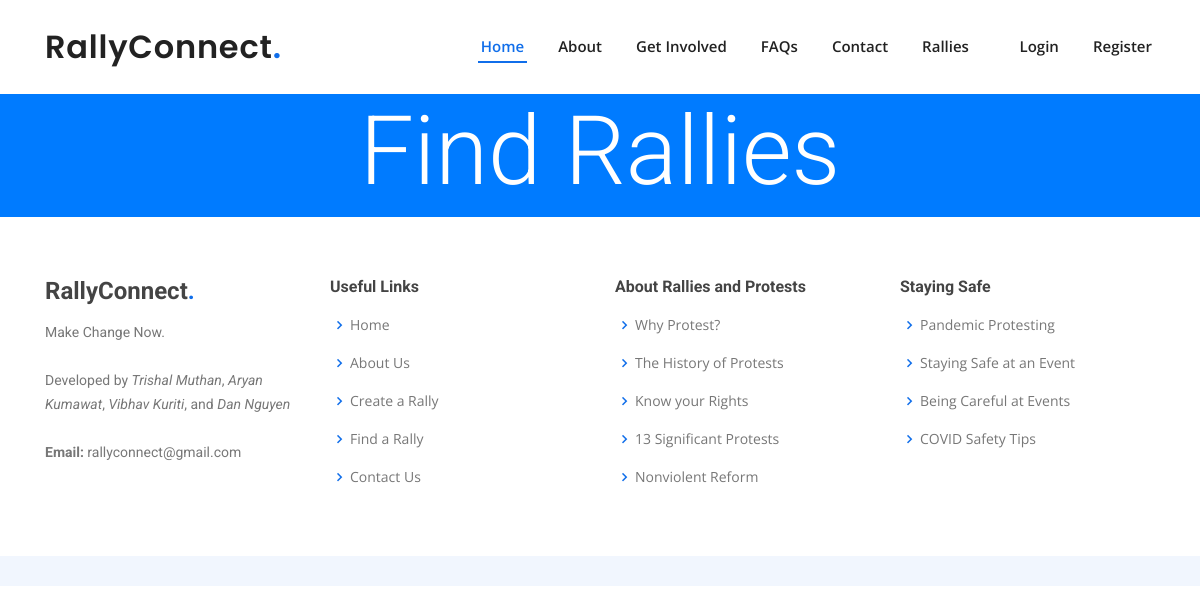
The page /protest on the database as committed earlier.
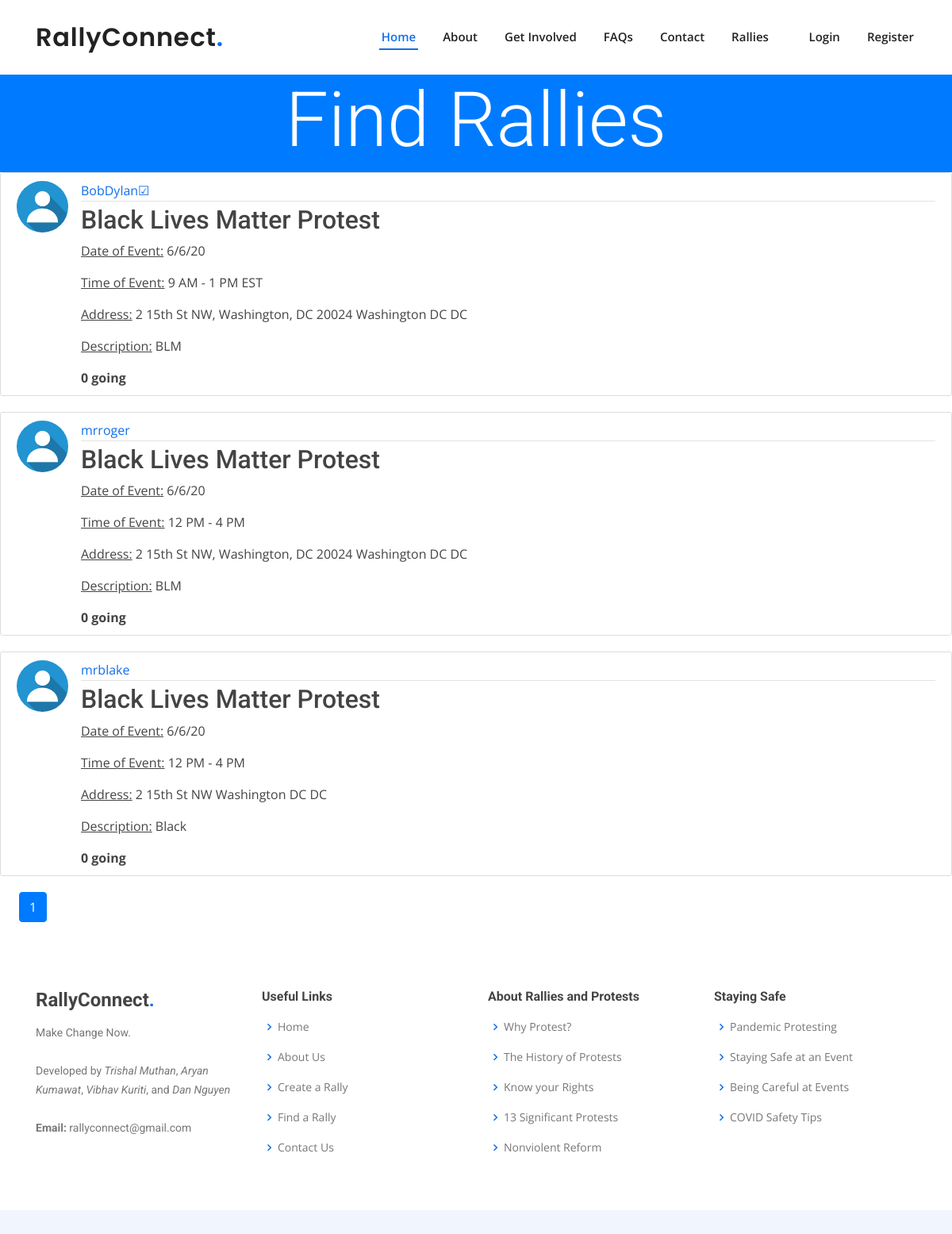
The same page on the database as committed later.
### rallyconnect/models.py (models this page shows, shortened)
class Post(db.Model):
    id = db.Column(db.Integer, primary_key=True)
    title = db.Column(db.String(100), nullable=False)
    date_posted = db.Column(db.DateTime, nullable=True, default=datetime.utcnow)
    street_address = db.Column(db.String, nullable=False)
    city = db.Column(db.String, nullable=False)
    state = db.Column(db.String, nullable=False)
    date = db.Column(db.String(8), nullable=False)
    time = db.Column(db.String(10), nullable=False)
    content = db.Column(db.Text, nullable=False)
    user_id = db.Column(db.Integer, db.ForeignKey('user.id'), nullable=False)
    likes = db.relationship('PostLike', backref='post', lazy='dynamic')

class User(db.Model, UserMixin):
    id = db.Column(db.Integer, primary_key=True)
    username = db.Column(db.String(20), unique=True, nullable=False)
    email = db.Column(db.String(120), unique=True, nullable=False)
    image_file = db.Column(db.String(20), nullable=False, server_default='default.jpg')
    password = db.Column(db.String(60), nullable=False)
    posts = db.relationship('Post', backref='author', lazy=True)
    liked = db.relationship(
        'PostLike',
        foreign_keys='PostLike.user_id',
        backref='user', lazy='dynamic')

### rallyconnect/routes.py (the view)
@app.route("/")
@app.route("/protest")
def protest():
    page = request.args.get('page', 1, type=int)
    posts = Post.query.order_by(Post.id.desc()).paginate(page=page, per_page=5)
    return render_template('protest.html', posts=posts)

### rallyconnect/templates/protest.html (shortened to what this page needs)
{% extends "layout2.html" %}
        {% block content %}
        <header class="masthead" style="background-color: #007bff;">
          <div class="container h-100" >
            <div class="row h-100 align-items-center">
              <div class="col-12 text-center">
                <h1 class="display-1" style="color: white;">Find Rallies</h2>
              </div>
            </div>
          </div>
        </header>
          {% for post in posts.items %}
            <article class="media content-section">
              <img class="rounded-circle article-img" src="{{ url_for('static', filename='profile_pics/' + post.author.image_file) }}">
              <div class="media-body">
                <div class="article-metadata">
                  <a class="mr-2" href="{{ url_for('account')}}">{{ post.author.username }}</a>
                </div>
                <h2><a class="article-title" href="{{ url_for('post', post_id=post.id) }}">{{ post.title }}</a></h2>
                <p class="article-content"><u>Date of Event:</u> {{ post.date }}</p>
                <p class="article-content"><u>Time of Event:</u> {{ post.time }}</p>
                <p class="article-content"><u>Address:</u> {{ post.street_address + ' ' + post.city + ' ' + post.state }}</p>
                <p class="article-content"><u>Description:</u> {{ post.content }}</p>
                <strong>{{ post.likes.count() }} going</strong>
              </div>
            </article>
          {% endfor %}
          {% for page_num in posts.iter_pages(left_edge=1, right_edge=1, left_current=1, right_current=2) %}
            {% if page_num %}
              {% if posts.page == page_num %}
                <a class="btn btn-primary mb-4 ml-4" href="{{ url_for('protest', page=page_num) }}">{{ page_num }}</a>
              {% else %}
                <a class="btn btn-outline-primary mb-4 ml-4" href="{{ url_for('protest', page=page_num) }}">{{ page_num }}</a>
              {% endif %}
            {% else %}
              ...
            {% endif %}
        {% endfor %}
        {% endblock content %}

### rallyconnect/templates/layout2.html (shortened to what this page needs)
<!DOCTYPE html>
<html lang="en">
<head>
  <link href="static/vendor/bootstrap/css/bootstrap.min.css" rel="stylesheet">
  <link href="static/vendor/icofont/icofont.min.css" rel="stylesheet">
  <link href="static/vendor/boxicons/css/boxicons.min.css" rel="stylesheet">
  <link href="static/vendor/owl.carousel/static/owl.carousel.min.css" rel="stylesheet">
  <link href="static/vendor/venobox/venobox.css" rel="stylesheet">
  <link href="static/vendor/aos/aos.css" rel="stylesheet">
  <link href="static/css/style.css" rel="stylesheet">
</head>
<body>
  <header id="header" >
    <div class="container d-flex align-items-center">
      <h1 class="logo mr-auto"><a href="{{ url_for('home') }}">RallyConnect<span>.</span></a></h1>
      <nav class="nav-menu d-none d-lg-block">
        <ul>
          {% if current_user.is_authenticated %}
          <li class="active"><a href="{{ url_for('home') }}">Home</a></li>
          <li><a href="home#about">About</a></li>
          <li><a href="home#services">Get Involved</a></li>
          <li><a href="home#faq">FAQs</a></li>
          <li><a href="home#contact">Contact</a></li>
          <li class="drop-down"><a href="">Rallies</a>
            <ul>
              <li><a href="{{ url_for('new_post') }}">Create a Rally</a></li>
              <li><a href="{{ url_for('protest') }}">Find Rallies</a></li>
            </ul>
          </li>
          <li><a href="{{ url_for('account') }}">Account</a></li>
          <li><a href="{{ url_for('logout') }}">Logout</a></li>
          {% else %}
          <li class="active"><a href="{{ url_for('home') }}">Home</a></li>
          <li><a href="home#about">About</a></li>
          <li><a href="home#services">Get Involved</a></li>
          <li><a href="home#faq">FAQs</a></li>
          <li><a href="home#contact">Contact</a></li>
          <li class="drop-down"><a href="">Rallies</a>
          </li>
          <li><a href="{{ url_for('login') }}">Login</a></li>
          <li><a href="{{ url_for('register') }}">Register</a></li>
          {% endif %}
        </ul>
      </nav>
    </div>
  </header>
  {% block content %}{% endblock %}
  <footer id="footer">
    <div class="footer-top">
      <div class="container">
        <div class="row">
          <div class="col-lg-3 col-md-6 footer-contact">
            <h3>RallyConnect<span>.</span></h3>
            <p>
               Make Change Now.<br>
              <br>
              Developed by <I>Trishal Muthan</i>, <I>Aryan Kumawat</i>, <I>Vibhav Kuriti</i>, and <I>Dan Nguyen</i>
              <br>
              <br>
              <strong>Email:</strong> rallyconnect@gmail.com<br>
            </p>
          </div>
          <div class="col-lg-3 col-md-6 footer-links">
            <h4>Useful Links</h4>
            <ul>
              <li><i class="bx bx-chevron-right"></i> <a href="{{ url_for('home') }}">Home</a></li>
              <li><i class="bx bx-chevron-right"></i> <a href="home#about">About Us</a></li>
              <li><i class="bx bx-chevron-right"></i> <a href="{{ url_for('new_post') }}">Create a Rally</a></li>
              <li><i class="bx bx-chevron-right"></i> <a href="{{ url_for('protest') }}">Find a Rally</a></li>
              <li><i class="bx bx-chevron-right"></i> <a href="home#contact">Contact Us</a></li>
            </ul>
          </div>
          <div class="col-lg-3 col-md-6 footer-links">
            <h4>About Rallies and Protests</h4>
            <ul>
              <li><i class="bx bx-chevron-right"></i> <a href="https://www.theatlantic.com/technology/archive/2020/06/why-protests-work/613420/">Why Protest?</a></li>
              <li><i class="bx bx-chevron-right"></i> <a href="https://www.history.com/tag/protests">The History of Protests</a></li>
              <li><i class="bx bx-chevron-right"></i> <a href="https://www.aclu.org/know-your-rights/protesters-rights/">Know your Rights</a></li>
              <li><i class="bx bx-chevron-right"></i> <a href="https://www.livescience.com/16153-10-significant-political-protests.html">13 Significant Protests</a></li>
              <li><i class="bx bx-chevron-right"></i> <a href="https://www.youtube.com/watch?v=OIpgrZ8yS-Q">Nonviolent Reform</a></li>
            </ul>
          </div>
          <div class="col-lg-3 col-md-6 footer-links">
            <h4>Staying Safe</h4>
            <ul>
              <li><i class="bx bx-chevron-right"></i> <a href="https://uhs.berkeley.edu/how-stay-safe-while-protesting-during-pandemic">Pandemic Protesting</a></li>
              <li><i class="bx bx-chevron-right"></i> <a href="https://secretary.yale.edu/student-life/staying-safe-and-healthy-public-demonstration-or-march">Staying Safe at an Event</a></li>
              <li><i class="bx bx-chevron-right"></i> <a href="https://www.amnestyusa.org/pdfs/SafeyDuringProtest_F.pdf">Being Careful at Events</a></li>
              <li><i class="bx bx-chevron-right"></i> <a href="https://www.redcross.org/get-help/how-to-prepare-for-emergencies/types-of-emergencies/coronavirus-safety.html">COVID Safety Tips</a></li>
            </ul>
          </div>
        </div>
      </div>
    </div>
  </footer>
</body>
</html>

### rallyconnect/static/css/style.css (style rules this page uses)
body { font-family: "Open Sans", sans-serif; color: #444444; }
a { color: #106eea; }
h1, h2, h3, h4, h5, h6 { font-family: "Roboto", sans-serif; }
#header { background: #fff; transition: all 0.5s; z-index: 997; padding: 25px 0; top: 40px; box-shadow: 0px 2px 15px rgba(0, 0, 0, 0.1); }
#header .logo { font-size: 32px; margin: 0; padding: 0; line-height: 1; font-weight: 600; letter-spacing: 0.8px; font-family: "Poppins", sans-serif; }
#header .logo a { color: #222222; }
#header .logo a span { color: #106eea; }
.nav-menu ul { margin: 0; padding: 0; list-style: none; }
.nav-menu > ul { display: flex; }
.nav-menu > ul > li { position: relative; white-space: nowrap; padding: 10px 0 10px 28px; }
.nav-menu a { display: block; position: relative; color: #222222; transition: 0.3s; font-size: 15px; font-weight: 600; padding: 0 3px; font-family: "Open Sans", sans-serif; }
.nav-menu > ul > li > a:before { content: ""; position: absolute; width: 100%; height: 2px; bottom: -5px; left: 0; background-color: #106eea; visibility: hidden; width: 0px; transition: all 0.3s ease-in-out 0s; }
.nav-menu a:hover:before, .nav-menu li:hover > a:before, .nav-menu .active > a:before { visibility: visible; width: 100%; }
.nav-menu a:hover, .nav-menu .active > a, .nav-menu li:hover > a { color: #106eea; }
.nav-menu .drop-down > a:after { content: "\ea99"; font-family: IcoFont; padding-left: 5px; }
.mobile-nav { position: fixed; top: 55px; right: 15px; bottom: 15px; left: 15px; z-index: 9999; overflow-y: auto; background: #fff; transition: ease-in-out 0.2s; opacity: 0; visibility: hidden; border-radius: 10px; padding: 10px 0; }
.mobile-nav * { margin: 0; padding: 0; list-style: none; }
.mobile-nav a { display: block; position: relative; color: #222222; padding: 10px 20px; font-weight: 500; outline: none; }
.mobile-nav a:hover, .mobile-nav .active > a, .mobile-nav li:hover > a { color: #106eea; text-decoration: none; }
.mobile-nav .drop-down > a:after { content: "\ea99"; font-family: IcoFont; padding-left: 10px; position: absolute; right: 15px; }
.mobile-nav .drop-down > a { padding-right: 35px; }
#footer { background: #fff; padding: 0 0 30px 0; color: #444444; font-size: 14px; background: #f1f6fe; }
#footer .footer-top { padding: 60px 0 30px 0; background: #fff; }
#footer .footer-top .footer-contact { margin-bottom: 30px; }
#footer .footer-top .footer-contact h3 { font-size: 24px; margin: 0 0 15px 0; padding: 2px 0 2px 0; line-height: 1; font-weight: 700; }
#footer .footer-top .footer-contact h3 span { color: #106eea; }
#footer .footer-top .footer-contact p { font-size: 14px; line-height: 24px; margin-bottom: 0; font-family: "Roboto", sans-serif; color: #777777; }
#footer .footer-top h4 { font-size: 16px; font-weight: bold; color: #444444; position: relative; padding-bottom: 12px; }
#footer .footer-top .footer-links { margin-bottom: 30px; }
#footer .footer-top .footer-links ul { list-style: none; padding: 0; margin: 0; }
#footer .footer-top .footer-links ul i { padding-right: 2px; color: #106eea; font-size: 18px; line-height: 1; }
#footer .footer-top .footer-links ul li { padding: 10px 0; display: flex; align-items: center; }
#footer .footer-top .footer-links ul li:first-child { padding-top: 0; }
#footer .footer-top .footer-links ul a { color: #777777; transition: 0.3s; display: inline-block; line-height: 1; }
.article-title { color: #444444; }
.article-content { white-space: pre-line; }
.article-img { height: 65px; width: 65px; margin-right: 16px; }
.article-metadata { padding-bottom: 1px; margin-bottom: 4px; border-bottom: 1px solid #e3e3e3 }
.content-section { background: #ffffff; padding: 10px 20px; border: 1px solid #dddddd; border-radius: 3px; margin-bottom: 20px; }

Rows that differ between the two databases and show on the page:
added Post: image_file (placeholder picture), author.username "BobDylan☑", title "Black Lives Matter Protest", date "6/6/20", time "9 AM - 1 PM EST", street_address+city+state "2 15th St NW, Washington, DC 20024 Washington DC DC", content "BLM", likes.count "0"
added Post: image_file (placeholder picture), author.username "mrroger", title "Black Lives Matter Protest", date "6/6/20", time "12 PM - 4 PM", street_address+city+state "2 15th St NW, Washington, DC 20024 Washington DC DC", content "BLM", likes.count "0"
added Post: image_file (placeholder picture), author.username "mrblake", title "Black Lives Matter Protest", date "6/6/20", time "12 PM - 4 PM", street_address+city+state "2 15th St NW Washington DC DC", content "Black", likes.count "0"
Other text that changed with them:
new list line: "1"
